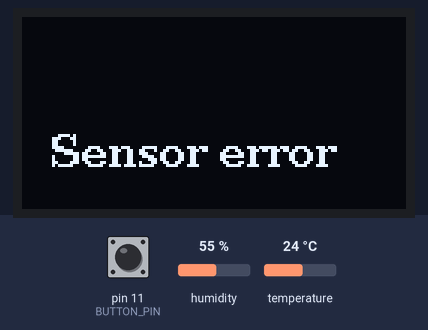
The sketch below on a simulated Arduino Uno, built with avr-gcc and run on an emulated ATmega328P. Shown: 128×64 one-colour display. The test bench sets the inputs (shaded band); at power-on: pin 11 (BUTTON_PIN) HIGH, temperature 24 °C, humidity 55 %.

Above: at 1.2 s.
1.3 s: pin 11 (BUTTON_PIN) pulled LOW for 1 s
At 2.9 s:
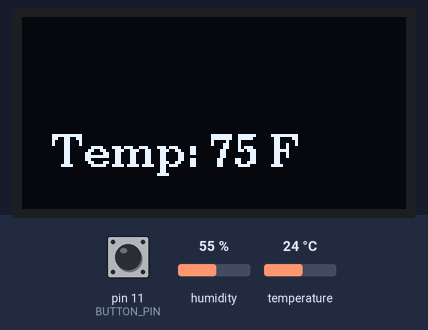
3.8 s: temperature set to 12 °C
At 5.8 s:
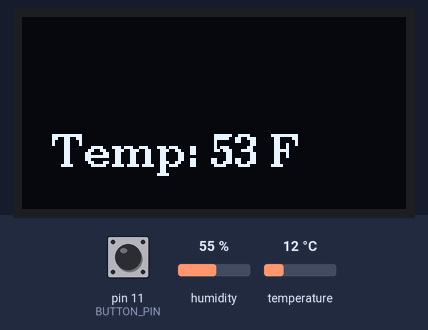
6.1 s: temperature set to 19 °C
At 8.2 s:
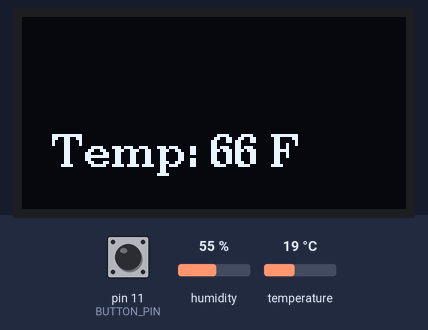
9.1 s: pin 11 (BUTTON_PIN) pulled LOW for 1 s
At 11.1 s:
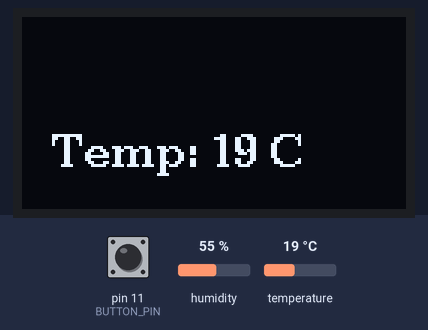
11.6 s: pin 11 (BUTTON_PIN) pulled LOW for 0.15 s
At 13.0 s:
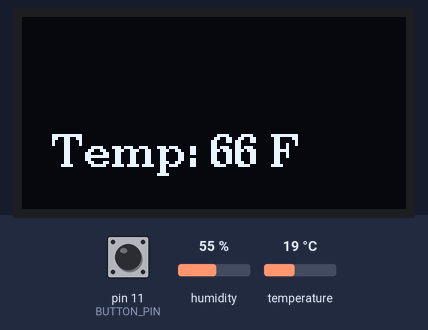
13.3 s: pin 11 (BUTTON_PIN) pulled LOW for 3.2 s
At 14.1 s:
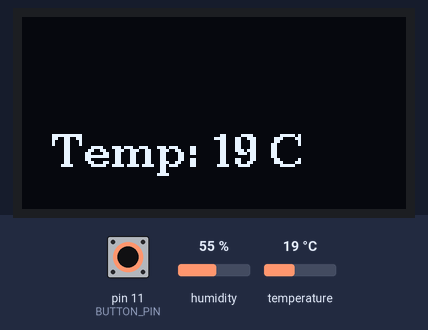
Timing chart, 0 to 16.3 s (numbered marks = the images above; inputs shaded):
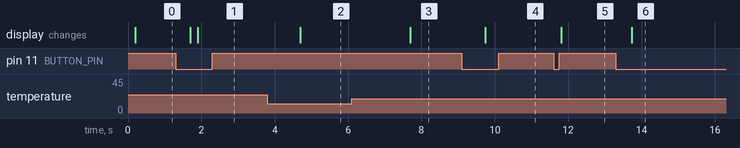

The sketch:

mega328_temp.ino
```cpp
#include "Arduino.h"
#include <U8g2lib.h>
#include <DHT11.h>

#define DHT_PIN 2
#define BUTTON_PIN 11

DHT11 dht11(DHT_PIN);
U8G2_SSD1306_128X64_NONAME_1_HW_I2C u8g2(U8G2_R0, U8X8_PIN_NONE);

//U8G2 display vars
bool use_fahrenheit = false;
bool dirty_display = true;

//button vars
bool button_state = true;   //idle = HIGH with INPUT_PULLUP
bool last_button = true;
unsigned long last_press_ms = 0;
const unsigned long debounce_ms = 40;

//DHT11 temp sensor vars
unsigned long last_read = 0;
const unsigned long read_int = 1000;

int last_temp_c = 0;
bool last_valid = false;

void handleButton() {

  //read BUTTON_PIN
  bool read = digitalRead(BUTTON_PIN);

  //check if button state change
  if (read != last_button) {
    last_press_ms = millis();
  }

  //check debounce time buffer
  if ((millis() - last_press_ms) > debounce_ms) {
    if (read != button_state) {
      button_state = read;
      if (button_state == LOW) {   //pressed
        use_fahrenheit = !use_fahrenheit;
        dirty_display = true;
      }
    }
  }

  last_button = read;
}

void readSensor() {
  unsigned long now = millis();
  if (now - last_read < read_int) return;
  last_read = now;

  int temperature = dht11.readTemperature();
  bool valid = (temperature != DHT11::ERROR_CHECKSUM && temperature != DHT11::ERROR_TIMEOUT);

  if (valid && last_temp_c != temperature) {
    dirty_display = true;
  }
  if (valid != last_valid) {
    dirty_display = true;
  }

  last_valid = valid;
  if (valid) last_temp_c = temperature;
}

void updateDisplay() {
  u8g2.firstPage();
  do {
    u8g2.setFont(u8g2_font_ncenB10_tr);
    u8g2.setCursor(10, 50);
    if (last_valid) {
      if (use_fahrenheit) {
        int f = (9 * last_temp_c) / 5 + 32;
        u8g2.print("Temp: ");
        u8g2.print(f);
        u8g2.print(" F");
      } else {
        u8g2.print("Temp: ");
        u8g2.print(last_temp_c);
        u8g2.print(" C");
      }
    } else {
      u8g2.print("Sensor error");
    }
  } while (u8g2.nextPage());
  dirty_display = false;
}

void setup() {
  u8g2.begin();
  pinMode(BUTTON_PIN, INPUT_PULLUP);
}

void loop() {
  handleButton();
  readSensor();
  if (dirty_display) updateDisplay();
}
```

Measured:
- after the input at 1.3 s, the display: first differs from a run without the input after 0.60 s (image 1)
- after the input at 3.8 s, the display: changes after 0.89 s (image 2)
- after the input at 6.1 s, the display: changes after 1.6 s (image 3)
- after the input at 9.1 s, the display: changes after 0.63 s (image 4)
- after the input at 11.6 s, the display: changes after 0.21 s (image 5)
- after the input at 13.3 s, the display: changes after 0.43 s (image 6)
